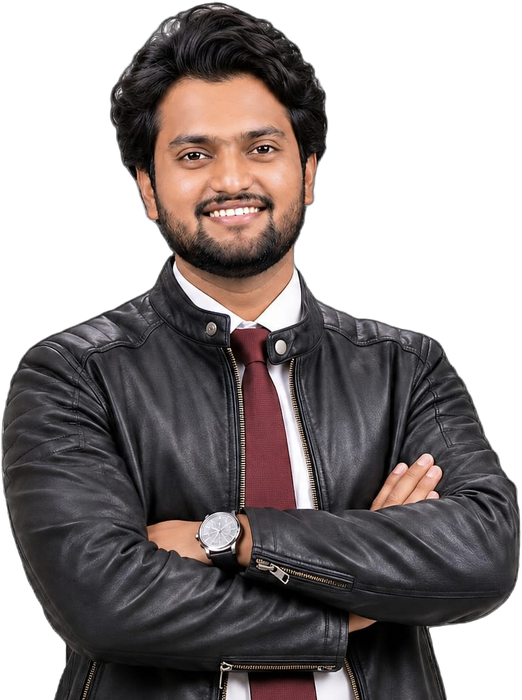
#> input picture id.png, 522 x 700 px
$ python generate_profile_assets.py
#> lines starting #> are read from the running program, lines starting #| are printed output that depends on the picture
import os
import base64
import zipfile
from PIL import Image

BASE_DIR = os.path.dirname(os.path.abspath(__file__))

def get_base64_image(image_path, max_dim=700, crop_bbox=False):
#> called with image_path = 'id.png', max_dim = 600, crop_bbox = True
    im = Image.open(image_path)
#> im is the input picture: PIL image 522x700 RGBA; mean R, G, B, A 50.6, 43.8, 43.4, 156.5
    if im.mode != 'RGBA':
        im = im.convert('RGBA')

    if crop_bbox:
        bbox = im.getbbox()
#> bbox = (0, 0, 522, 700)
        if bbox:
            im = im.crop(bbox)

    ratio = min(max_dim / im.width, max_dim / im.height, 1.0)
#> ratio = 0.857
    if ratio < 1.0:
        new_size = (int(im.width * ratio), int(im.height * ratio))
#> new_size = (447, 600)
        im = im.resize(new_size, Image.Resampling.LANCZOS)
#> im: PIL image 447x600 RGBA

    temp_path = os.path.join(BASE_DIR, '_temp_opt.png')
    im.save(temp_path, format='PNG', optimize=True)
    with open(temp_path, 'rb') as f:
        data = f.read()
    if os.path.exists(temp_path):
        os.remove(temp_path)
    return base64.b64encode(data).decode('utf-8')

print("Loading and encoding character images...")
# id.png is the high-res Lanczos portrait
b64_id = get_base64_image(os.path.join(BASE_DIR, 'id.png'), max_dim=600, crop_bbox=True)
b64_pointing = get_base64_image(os.path.join(BASE_DIR, 'right_pointing.png'), max_dim=500, crop_bbox=True)
#> call 2 of get_base64_image, with image_path = 'right_pointing.png', max_dim = 500, crop_bbox = True
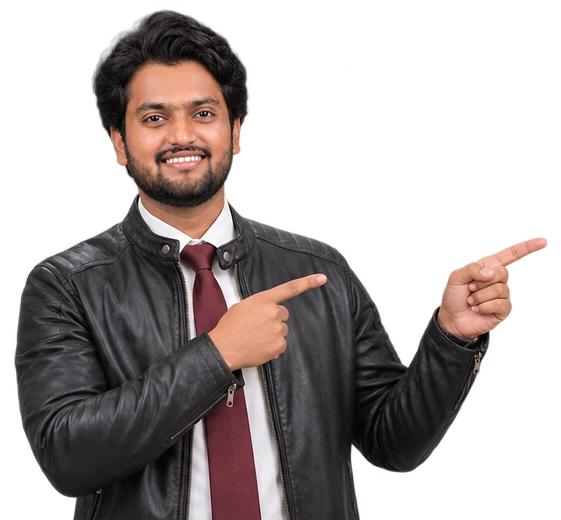
#> input picture right_pointing.png, 561 x 520 px
#> in get_base64_image, im is the input picture: PIL image 561x520 RGBA; mean R, G, B, A 69.9, 57.1, 54.2, 119.1
#> in get_base64_image (call 2), `bbox = im.getbbox()`: bbox = (6, 0, 550, 520)
#> in get_base64_image (call 2), `im = im.crop(bbox)`:
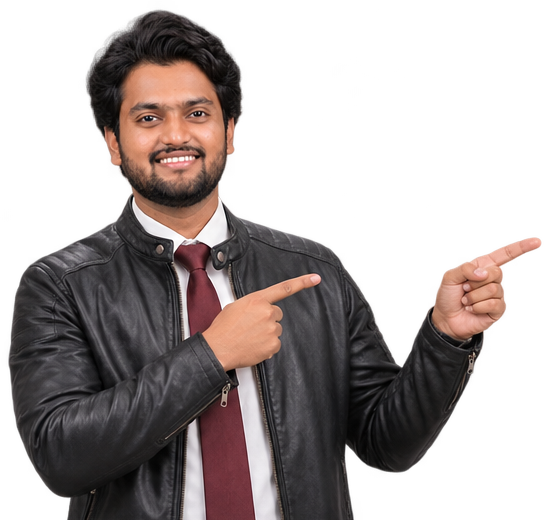
#> im: PIL image 544x520 RGBA; mean R, G, B, A 70.2, 57.4, 54.6, 122.8; transparent parts drawn white
b64_thumbs = get_base64_image(os.path.join(BASE_DIR, '02_thumbs_up.png'), max_dim=500, crop_bbox=True)
#> call 3 of get_base64_image, with image_path = '02_thumbs_up.png', max_dim = 500, crop_bbox = True
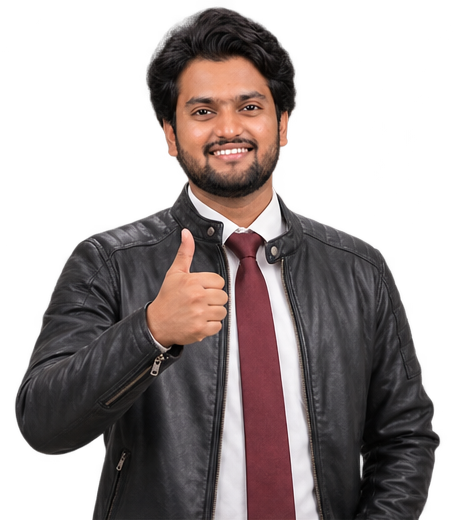
#> input picture 02_thumbs_up.png, 455 x 520 px
#> in get_base64_image, im is the input picture: PIL image 455x520 RGBA; mean R, G, B, A 70.9, 60, 58.7, 139
#> in get_base64_image (call 3), `bbox = im.getbbox()`: bbox = (2, 0, 453, 520)
#> in get_base64_image (call 3), `im = im.crop(bbox)`:
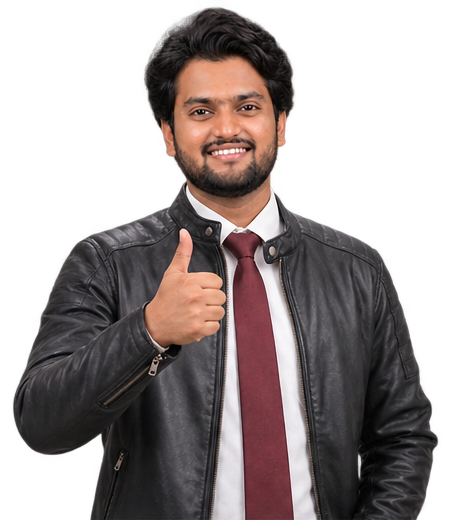
#> im: PIL image 451x520 RGBA; mean R, G, B, A 71.2, 60.2, 58.9, 140.2; transparent parts drawn white
b64_laptop = get_base64_image(os.path.join(BASE_DIR, '04_laptop_ok.png'), max_dim=500, crop_bbox=True)
#> call 4 of get_base64_image, with image_path = '04_laptop_ok.png', max_dim = 500, crop_bbox = True
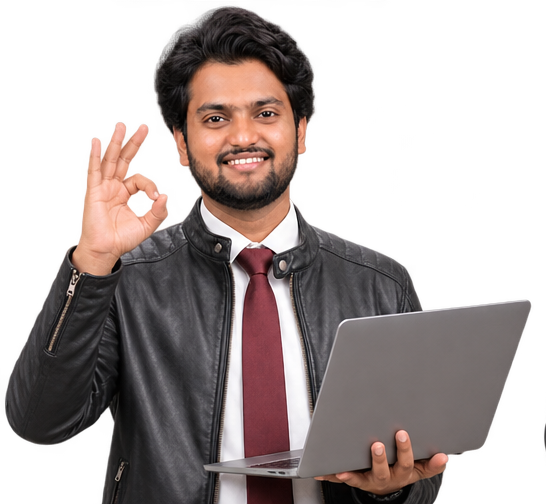
#> input picture 04_laptop_ok.png, 546 x 504 px
#> in get_base64_image, im is the input picture: PIL image 546x504 RGBA; mean R, G, B, A 91.7, 76.9, 73.7, 132.9
#> in get_base64_image (call 4), `bbox = im.getbbox()`: bbox = (0, 0, 546, 504)
b64_thinking = get_base64_image(os.path.join(BASE_DIR, '05_thinking.png'), max_dim=500, crop_bbox=True)
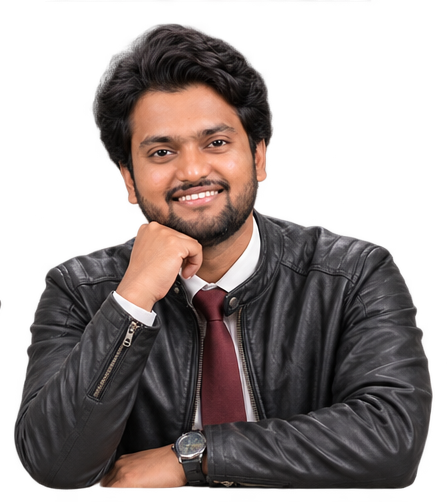
#> input picture 05_thinking.png, 447 x 502 px
#> in get_base64_image, im is the input picture: PIL image 447x502 RGBA; mean R, G, B, A 74.8, 63, 60.6, 141.4
#> in get_base64_image (call 5), `bbox = im.getbbox()`: bbox = (0, 0, 447, 502)
b64_open_hands = get_base64_image(os.path.join(BASE_DIR, '06_open_hands.png'), max_dim=500, crop_bbox=True)
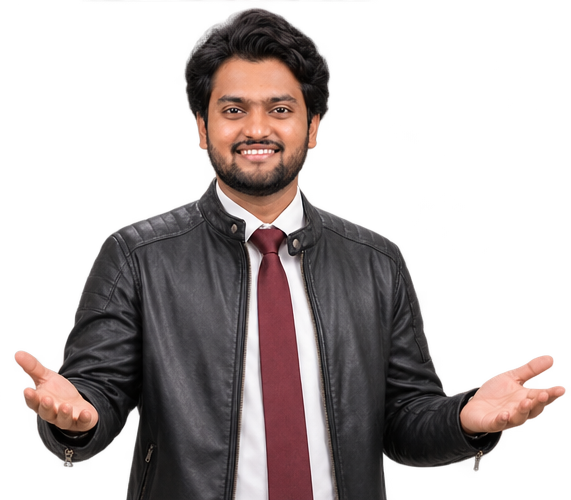
#> input picture 06_open_hands.png, 571 x 500 px
#> in get_base64_image, im is the input picture: PIL image 571x500 RGBA; mean R, G, B, A 74.2, 61.7, 59.7, 111.3
#> in get_base64_image (call 6), `bbox = im.getbbox()`: bbox = (0, 0, 571, 500)
#> (the run stopped early here; a loop or call above may not have finished)
